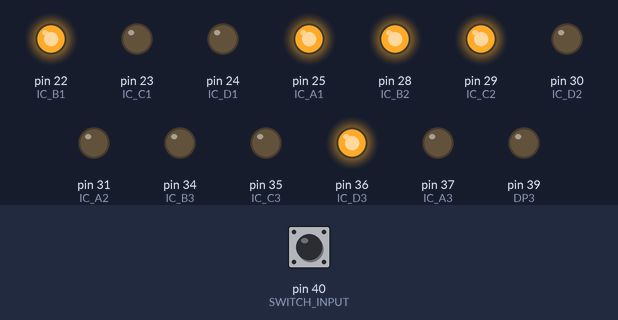
A sketch run on a simulated Arduino Mega 2560, built with avr-gcc and run on an emulated ATmega2560. On the bench: output pins drawn as LEDs (lit = HIGH). Inputs (shaded band) come from the test bench; at power-on: pin 40 (SWITCH_INPUT) HIGH.

Above: at 1.2 s.
1.3 s: pin 40 (SWITCH_INPUT) pulled LOW for 0.15 s
At 1.37 s:
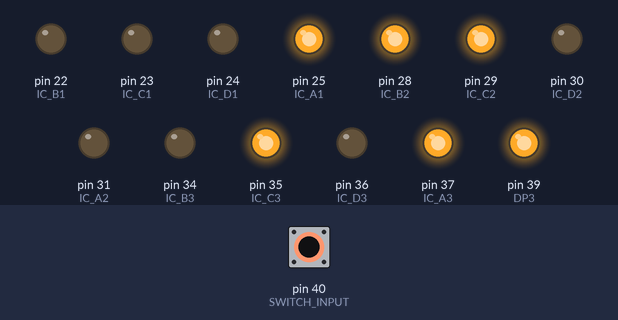
2.9 s: pin 40 (SWITCH_INPUT) pulled LOW for 3.2 s
At 7.2 s:
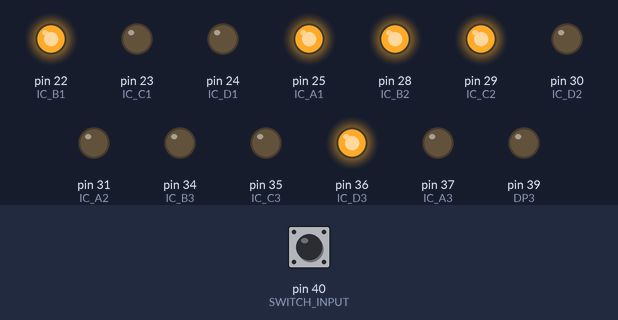
Timing chart, 0 to 8.7 s (numbered marks = the images above; inputs shaded):
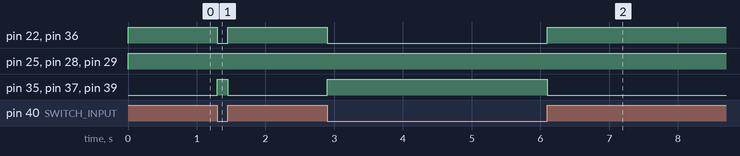

Measured:
- after the input at 1.3 s, pin 22 (IC_B1), pin 36 (IC_D3): HIGH → LOW at once, → HIGH 0.15 s later; pin 35 (IC_C3), pin 37 (IC_A3), pin 39 (DP3): LOW → HIGH at once, → LOW 0.15 s later
- after the input at 2.9 s, pin 22 (IC_B1), pin 36 (IC_D3): HIGH → LOW at once, → HIGH 3.2 s later; pin 35 (IC_C3), pin 37 (IC_A3), pin 39 (DP3): LOW → HIGH at once, → LOW 3.2 s later

The sketch:

7segmentProteus.ino
```cpp
//Encoder for first digit
#define IC_D1 24
#define IC_C1 23
#define IC_B1 22
#define IC_A1 25

//Encoder input for second digit
#define IC_D2 30
#define IC_C2 29
#define IC_B2 28
#define IC_A2 31

//Encoder input for third digit
#define IC_D3 36
#define IC_C3 35
#define IC_B3 34
#define IC_A3 37
#define DP3 39

#define SWITCH_INPUT 40

int switchStatus = 0;
void setup() {
  // put your setup code here, to run once:
  pinMode(IC_D1, OUTPUT);
  pinMode(IC_C1, OUTPUT);
  pinMode(IC_B1, OUTPUT);
  pinMode(IC_A1, OUTPUT);

  pinMode(IC_D2, OUTPUT);
  pinMode(IC_C2, OUTPUT);
  pinMode(IC_B2, OUTPUT);
  pinMode(IC_A2, OUTPUT);
  pinMode(DP3, OUTPUT);


  pinMode(IC_D3, OUTPUT);
  pinMode(IC_C3, OUTPUT);
  pinMode(IC_B3, OUTPUT);
  pinMode(IC_A3, OUTPUT);

  pinMode(SWITCH_INPUT, INPUT);
}

void loop() {
  // put your main code here, to run repeatedly:

  switchStatus = digitalRead(SWITCH_INPUT);
  if (switchStatus == 0) { //for height
    digitalWrite(DP3, HIGH);
    printLED(1, 1);
    printLED(6, 2);
    printLED(5, 3);
  }
  else if (switchStatus == 1) { // for temperature
    digitalWrite(DP3, LOW);
    printLED(3, 1);
    printLED(6, 2);
    printLED(8, 3);
  }


}


void printLED(int numberLED, int numberDigit) {
  if ( numberDigit == 1) {
    if (numberLED == 0) {
      digitalWrite(IC_D1, LOW);
      digitalWrite(IC_C1, LOW);
      digitalWrite(IC_B1, LOW);
      digitalWrite(IC_A1, LOW);
    }
    else if (numberLED == 1) {
      digitalWrite(IC_D1, LOW);
      digitalWrite(IC_C1, LOW);
      digitalWrite(IC_B1, LOW);
      digitalWrite(IC_A1, HIGH);
    }
    else if (numberLED == 2) {
      digitalWrite(IC_D1, LOW);
      digitalWrite(IC_C1, LOW);
      digitalWrite(IC_B1, HIGH);
      digitalWrite(IC_A1, LOW);
    }
    else if (numberLED == 3) {
      digitalWrite(IC_D1, LOW);
      digitalWrite(IC_C1, LOW);
      digitalWrite(IC_B1, HIGH);
      digitalWrite(IC_A1, HIGH);
    }
    else if (numberLED == 4) {
      digitalWrite(IC_D1, LOW);
      digitalWrite(IC_C1, HIGH);
      digitalWrite(IC_B1, LOW);
      digitalWrite(IC_A1, LOW);
    }
    else if (numberLED == 5) {
      digitalWrite(IC_D1, LOW);
      digitalWrite(IC_C1, HIGH);
      digitalWrite(IC_B1, LOW);
      digitalWrite(IC_A1, HIGH);
    }
    else if (numberLED == 6) {
      digitalWrite(IC_D1, LOW);
      digitalWrite(IC_C1, HIGH);
      digitalWrite(IC_B1, HIGH);
      digitalWrite(IC_A1, LOW);
    }
    else if (numberLED == 7) {
      digitalWrite(IC_D1, LOW);
      digitalWrite(IC_C1, HIGH);
      digitalWrite(IC_B1, HIGH);
      digitalWrite(IC_A1, HIGH);
    }
    else if (numberLED == 8) {
      digitalWrite(IC_D1, HIGH);
      digitalWrite(IC_C1, LOW);
      digitalWrite(IC_C1, LOW);
      digitalWrite(IC_A1, LOW);
    }
    else if (numberLED == 9) {
      digitalWrite(IC_D1, HIGH);
      digitalWrite(IC_C1, LOW);
      digitalWrite(IC_B1, LOW);
      digitalWrite(IC_A1, LOW);
    }
  }

  else if ( numberDigit == 2) {
    if (numberLED == 0) {
      digitalWrite(IC_D2, LOW);
      digitalWrite(IC_C2, LOW);
      digitalWrite(IC_B2, LOW);
      digitalWrite(IC_A2, LOW);
    }
    else if (numberLED == 1) {
      digitalWrite(IC_D2, LOW);
      digitalWrite(IC_C2, LOW);
      digitalWrite(IC_B2, LOW);
      digitalWrite(IC_A2, HIGH);
    }
    else if (numberLED == 2) {
      digitalWrite(IC_D2, LOW);
      digitalWrite(IC_C2, LOW);
      digitalWrite(IC_B2, HIGH);
      digitalWrite(IC_A2, LOW);
    }
    else if (numberLED == 3) {
      digitalWrite(IC_D2, LOW);
      digitalWrite(IC_C2, LOW);
      digitalWrite(IC_B2, HIGH);
      digitalWrite(IC_A2, HIGH);
    }
    else if (numberLED == 4) {
      digitalWrite(IC_D2, LOW);
      digitalWrite(IC_C2, HIGH);
      digitalWrite(IC_B2, LOW);
      digitalWrite(IC_A2, LOW);
    }
    else if (numberLED == 5) {
      digitalWrite(IC_D2, LOW);
      digitalWrite(IC_C2, HIGH);
      digitalWrite(IC_B2, LOW);
      digitalWrite(IC_A2, 1);
    }
    else if (numberLED == 6) {
      digitalWrite(IC_D2, LOW);
      digitalWrite(IC_C2, HIGH);
      digitalWrite(IC_B2, HIGH);
      digitalWrite(IC_A2, LOW);
    }
    else if (numberLED == 7) {
      digitalWrite(IC_D2, LOW);
      digitalWrite(IC_C2, HIGH);
      digitalWrite(IC_B2, HIGH);
      digitalWrite(IC_A2, HIGH);
    }
    else if (numberLED == 8) {
      digitalWrite(IC_D2, HIGH);
      digitalWrite(IC_C2, LOW);
      digitalWrite(IC_B2, LOW);
      digitalWrite(IC_A2, LOW);
    }
    else if (numberLED == 9) {
      digitalWrite(IC_D2, HIGH);
      digitalWrite(IC_C2, LOW);
      digitalWrite(IC_B2, LOW);
      digitalWrite(IC_A2, LOW);
    }
  }
  else if ( numberDigit == 3) {
    if (numberLED == 0) {
      digitalWrite(IC_D3, LOW);
      digitalWrite(IC_C3, LOW);
      digitalWrite(IC_B3, LOW);
      digitalWrite(IC_A3, LOW);
    }
    else if (numberLED == 1) {
      digitalWrite(IC_D3, LOW);
      digitalWrite(IC_C3, LOW);
      digitalWrite(IC_B3, LOW);
      digitalWrite(IC_A3, HIGH);
    }
    else if (numberLED == 2) {
      digitalWrite(IC_D3, LOW);
      digitalWrite(IC_C3, LOW);
      digitalWrite(IC_B3, HIGH);
      digitalWrite(IC_A3, LOW);
    }
    else if (numberLED == 3) {
      digitalWrite(IC_D3, LOW);
      digitalWrite(IC_C3, LOW);
      digitalWrite(IC_B3, HIGH);
      digitalWrite(IC_A3, HIGH);
    }
    else if (numberLED == 4) {
      digitalWrite(IC_D3, LOW);
      digitalWrite(IC_C3, HIGH);
      digitalWrite(IC_B3, LOW);
      digitalWrite(IC_A3, LOW);
    }
    else if (numberLED == 5) {
      digitalWrite(IC_D3, LOW);
      digitalWrite(IC_C3, HIGH);
      digitalWrite(IC_B3, LOW);
      digitalWrite(IC_A3, HIGH);
    }
    else if (numberLED == 6) {
      digitalWrite(IC_D3, LOW);
      digitalWrite(IC_C3, HIGH);
      digitalWrite(IC_B3, HIGH);
      digitalWrite(IC_A3, LOW);
    }
    else if (numberLED == 7) {
      digitalWrite(IC_D3, LOW);
      digitalWrite(IC_C3, HIGH);
      digitalWrite(IC_B3, HIGH);
      digitalWrite(IC_A3, HIGH);
    }
    else if (numberLED == 8) {
      digitalWrite(IC_D3, HIGH);
      digitalWrite(IC_C3, LOW);
      digitalWrite(IC_B3, LOW);
      digitalWrite(IC_A3, LOW);
    }
    else if (numberLED == 9) {
      digitalWrite(IC_D3, HIGH);
      digitalWrite(IC_C3, LOW);
      digitalWrite(IC_B3, LOW);
      digitalWrite(IC_A3, LOW);
    }
  }


}
```
